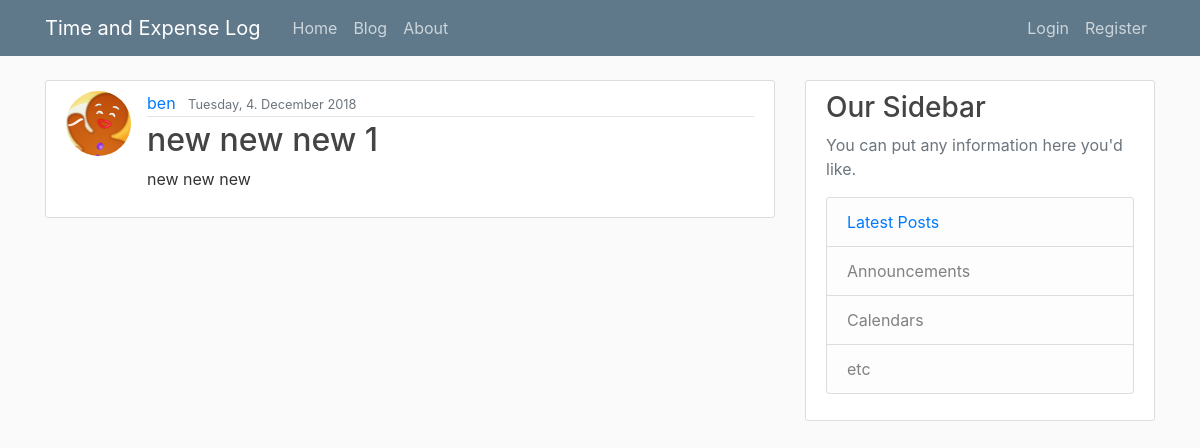
Page /blog/post/30 on the earlier database version.
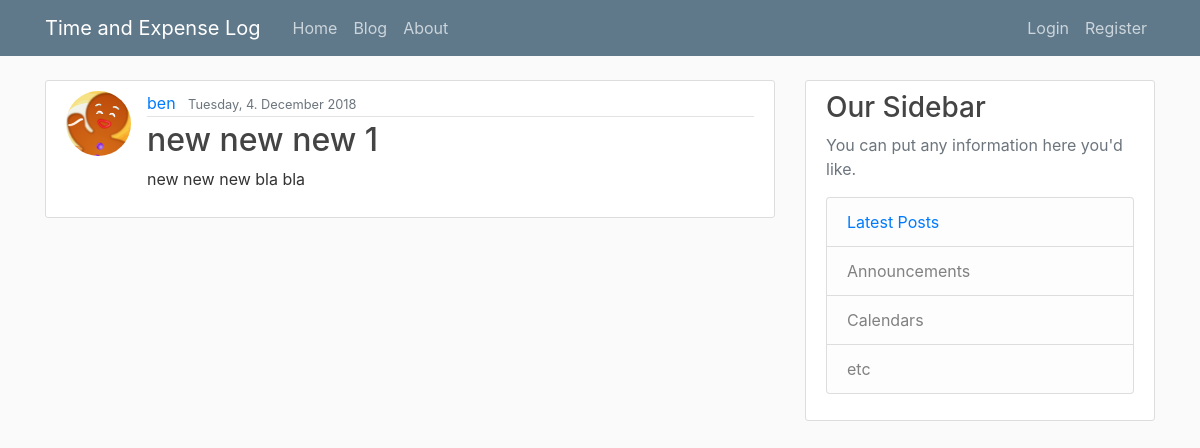
Same page on the later database version.
### timexlog/models.py (models this page shows, shortened)
class Post(db.Model):
    id = db.Column(db.Integer, primary_key=True)
    title = db.Column(db.String(100), nullable=False)
    date_posted = db.Column(db.DateTime, nullable=False,
                            default=datetime.utcnow())
    content = db.Column(db.Text, nullable=False)
    user_id = db.Column(db.Integer, db.ForeignKey('user.id'), nullable=False)

### timexlog/blog/routes.py (the view)
@blog.route("/blog/post/<int:post_id>")
def post(post_id):
    post_cur = Post.query.get_or_404(post_id)
    return render_template('post.html', title=post_cur.title, post=post_cur)

### timexlog/templates/post.html (shortened to what this page needs)
{% extends "layout.html" %}
{% block content %}
	<article class="media content-section">
		<img class="rounded-circle article-img" src="{{ url_for('static', filename='profile_pics/' + post.author.image_file) }}">
		<div class="media-body">
			<div class="article-metadata">
				<a class="mr-2" href="#">{{ post.author.username }}</a>
				<small class="text-muted">{{ "{date:%A}, {date.day}. {date:%B} {date.year}".format(date=post.date_posted) }}</small>
			</div>
			<h2 class="article-title">{{ post.title }}</h2>
			<p class="article-content">{{ post.content }}</p>
		</div>
	</article>
{% endblock content %}

Differences in the rows shown:
changed Post "new new new 1": content "new new new" → "new new new bla bla"
